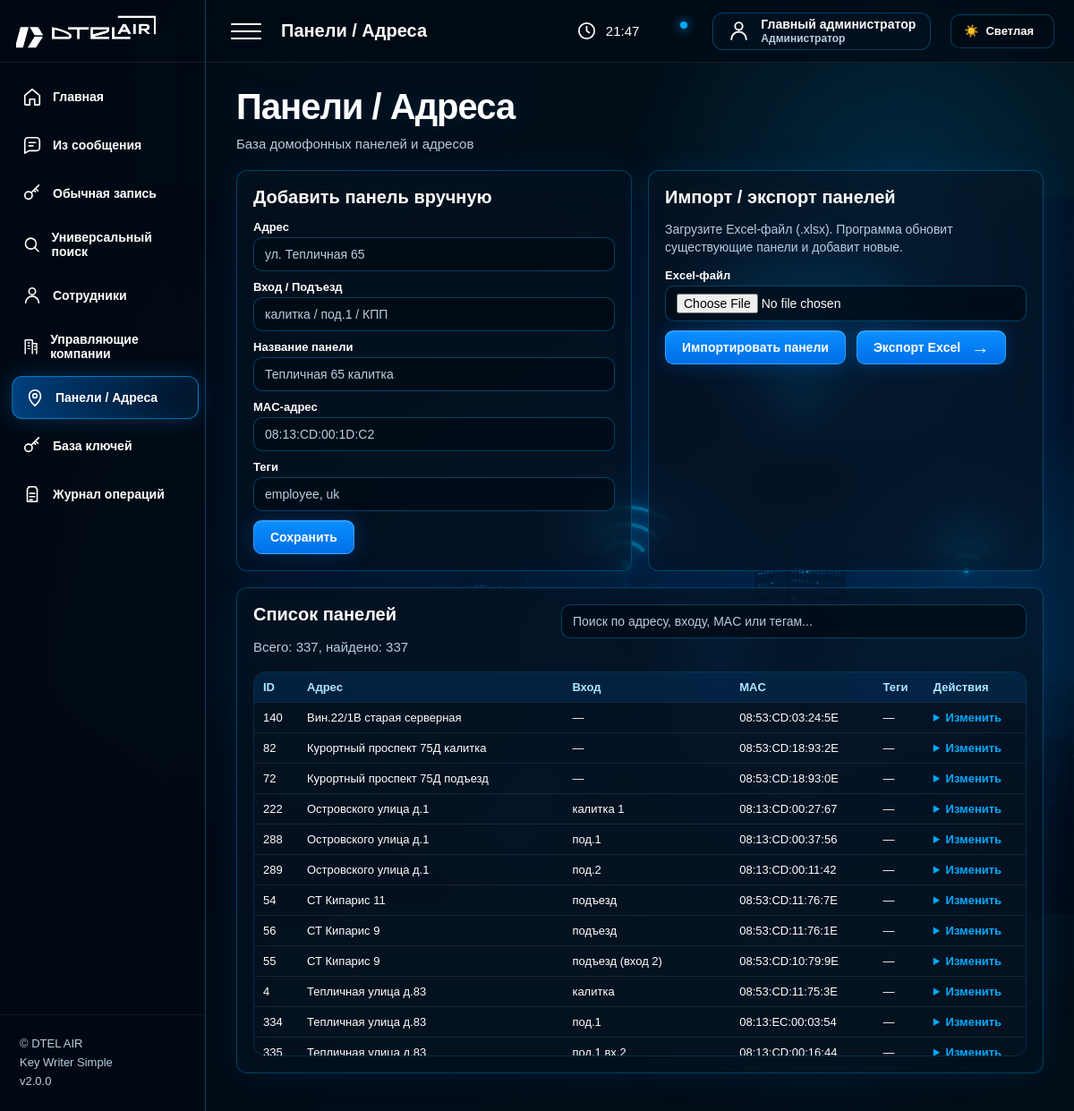
The app's page /panels (signed in) with its own data.
### tables this page shows
CREATE TABLE panels (
            id INTEGER PRIMARY KEY AUTOINCREMENT,
            address TEXT NOT NULL,
            entrance TEXT DEFAULT '',
            name TEXT NOT NULL,
            mac TEXT UNIQUE NOT NULL,
            tags TEXT DEFAULT '',
            enabled INTEGER DEFAULT 1,
            created_at TEXT DEFAULT CURRENT_TIMESTAMP
        );

### app/routers/panels.py (the view)
@router.get("/panels", response_class=HTMLResponse)
def panels_page(request: Request):
    return templates.TemplateResponse(
        "panels.html",
        {
            "request": request,
            "panels": get_enabled_panels(),
        },
    )

### app/templates/panels.html (shortened to what this page needs)
{% extends 'base.html' %}
{% block page_name %}Панели / Адреса{% endblock %}
{% block content %}
<div class="hero-title">
    <h1>Панели / Адреса</h1>
    <p class="subtitle">База домофонных панелей и адресов</p>
</div>
<div class="panels-top-grid">
    <div class="panel">
        <h2>Добавить панель вручную</h2>
        <form method="post" action="/panels/add">
            <label>Адрес</label>
            <input name="address" placeholder="ул. Тепличная 65" required>
            <label>Вход / Подъезд</label>
            <input name="entrance" placeholder="калитка / под.1 / КПП">
            <label>Название панели</label>
            <input name="name" placeholder="Тепличная 65 калитка" required>
            <label>MAC-адрес</label>
            <input name="mac" placeholder="08:13:CD:00:1D:C2" required>
            <label>Теги</label>
            <input name="tags" placeholder="employee, uk">
            <button type="submit">Сохранить</button>
        </form>
    </div>
    <div class="panel">
        <h2>Импорт / экспорт панелей</h2>
        <p class="panels-help">
            Загрузите Excel-файл (.xlsx). Программа обновит существующие панели и добавит новые.
        </p>
        <form method="post" action="/panels/import" enctype="multipart/form-data">
            <label>Excel-файл</label>
            <input type="file" name="file" accept=".xlsx,.xls,.xlsm" required>
            <div class="import-export-actions">
                <button type="submit">Импортировать панели</button>
                <a href="/panels/export" class="btn">
                    Экспорт Excel
                </a>
            </div>
        </form>
    </div>
</div>
<div class="panel panels-list-panel">
    <div class="panel-list-head">
        <div>
            <h2>Список панелей</h2>
            <p class="subtitle">
                Всего: <span id="panelsTotal">{{ panels|length }}</span>,
                найдено: <span id="panelsFound">{{ panels|length }}</span>
            </p>
        </div>
        <div class="panel-search">
            <input
                type="text"
                id="panelSearch"
                placeholder="Поиск по адресу, входу, MAC или тегам..."
                autocomplete="off"
            >
        </div>
    </div>
    <div class="table-scroll">
        <table id="panelsTable">
            <thead>
            <tr>
                <th>ID</th>
                <th>Адрес</th>
                <th>Вход</th>
                <th>MAC</th>
                <th>Теги</th>
                <th>Действия</th>
            </tr>
            </thead>
            <tbody>
            {% for p in panels %}
            <tr>
                <td>{{ p.id }}</td>
                <td>{{ p.address }}</td>
                <td>{{ p.entrance or '—' }}</td>
                <td>{{ p.mac }}</td>
                <td>{{ p.tags or '—' }}</td>
                <td>
                    <details class="row-actions">
                        <summary>Изменить</summary>
                    </details>
                </td>
            </tr>
            {% endfor %}
            </tbody>
        </table>
    </div>
</div>
{% endblock %}

### app/templates/base.html (shortened to what this page needs)
<!DOCTYPE html>
<html lang="ru">
<head>
    <link rel="stylesheet" href="/static/css/style.css">
</head>
<body>
<div class="app-shell">
    <aside class="sidebar">
        <div class="brand">
            <img src="/static/img/logo.png" alt="DTEL AIR">
        </div>
        <nav class="sidebar-nav">
            <a class="nav-item" href="/">
                <svg viewBox="0 0 24 24"><path d="M3 10.5 12 3l9 7.5V21a1 1 0 0 1-1 1h-5v-7H9v7H4a1 1 0 0 1-1-1z"/></svg>
                <span>Главная</span>
            </a>
            <a class="nav-item" href="/message">
                <svg viewBox="0 0 24 24"><path d="M21 15a4 4 0 0 1-4 4H8l-5 3V7a4 4 0 0 1 4-4h10a4 4 0 0 1 4 4z"/><path d="M8 9h8M8 13h5"/></svg>
                <span>Из сообщения</span>
            </a>
            <a class="nav-item" href="/write/manual">
                <svg viewBox="0 0 24 24"><circle cx="7.5" cy="14.5" r="4.5"/><path d="m11 11 9-9M16 6l3 3M14 8l2 2"/></svg>
                <span>Обычная запись</span>
            </a>
            <a class="nav-item" href="/search">
                <svg viewBox="0 0 24 24"><circle cx="11" cy="11" r="7"/><path d="m16.5 16.5 4.5 4.5"/></svg>
                <span>Универсальный поиск</span>
            </a>
            <a class="nav-item" href="/employees">
                <svg viewBox="0 0 24 24"><path d="M20 21a8 8 0 0 0-16 0"/><circle cx="12" cy="7" r="4"/></svg>
                <span>Сотрудники</span>
            </a>
            <a class="nav-item" href="/uk">
                <svg viewBox="0 0 24 24"><path d="M4 22V3h10v19M14 8h6v14"/><path d="M8 7h2M8 11h2M8 15h2M17 12h1M17 16h1"/></svg>
                <span>Управляющие компании</span>
            </a>
            <a class="nav-item" href="/panels">
                <svg viewBox="0 0 24 24"><path d="M12 22s7-6.2 7-12a7 7 0 0 0-14 0c0 5.8 7 12 7 12z"/><circle cx="12" cy="10" r="2.5"/></svg>
                <span>Панели / Адреса</span>
            </a>
            <a class="nav-item" href="/keys">
                <svg viewBox="0 0 24 24"><circle cx="7.5" cy="14.5" r="4.5"/><path d="m11 11 9-9M16 6l3 3M14 8l2 2"/></svg>
                <span>База ключей</span>
            </a>
            <a class="nav-item" href="/log">
                <svg viewBox="0 0 24 24"><path d="M8 3h8l2 3v15H6V6z"/><path d="M9 11h6M9 15h6M9 19h3"/></svg>
                <span>Журнал операций</span>
            </a>
        </nav>
        <div class="sidebar-footer">
            <div>© DTEL AIR</div>
            <div>Key Writer Simple</div>
            <div>v2.0.0</div>
        </div>
    </aside>
    <main class="main">
        <header class="topbar">
            <div class="topbar-left">
                <div class="burger">
                    <span></span>
                    <span></span>
                    <span></span>
                </div>
                <div class="top-title">
                    {% block page_name %}Панель управления{% endblock %}
                </div>
            </div>
            <div class="topbar-right">
                <div class="top-info">
                    <svg viewBox="0 0 24 24">
                        <circle cx="12" cy="12" r="9"/>
                        <path d="M12 7v5l3 2"/>
                    </svg>
                    <span id="live-time">--:--</span>
                </div>
                <div class="notify">
                    <i></i>
                </div>
                <a class="user-pill" href="/logout" title="Выйти из системы">
                    <svg viewBox="0 0 24 24">
                        <path d="M20 21a8 8 0 0 0-16 0"/>
                        <circle cx="12" cy="7" r="4"/>
                    </svg>
                    <span class="user-pill-text">
                        <b>
                            {% if current_user(request) %}
                                {{ current_user(request)["full_name"] }}
                            {% else %}
                                Пользователь
                            {% endif %}
                        </b>
                        <small>
                            {% if current_user(request) %}
                                {% if current_user(request)["role"] == "admin" %}
                                    Администратор
                                {% else %}
                                    Оператор
                                {% endif %}
                            {% else %}
                                Гость
                            {% endif %}
                        </small>
                    </span>
                </a>
                <button type="button" class="theme-toggle theme-icon-only" id="themeToggle">
                    <span class="theme-icon">☀️</span>
                    <span class="theme-text">Светлая</span>
                </button>
            </div>
        </header>
        <section class="content">
            {% block content %}{% endblock %}
        </section>
    </main>
</div>
</body>
</html>

### app/static/css/base.css (style rules this page uses)
* { box-sizing: border-box; }
:root { --sidebar-width: 230px; --bg-color: #02111a; --text: #ffffff; --text-strong: #ffffff; --muted: #b8cde0; --panel: rgba(6, 20, 34, 0.58); --panel-strong: rgba(0, 10, 20, 0.72); --line: rgba(0, 170, 255, 0.32); --line-soft: rgba(0, 170, 255, 0.20); --soft: rgba(255, 255, 255, 0.08); --blue: #00aaff; --blue-2: #0b8fff; --green: #2cff9a; --red: #ff4a5f; --yellow: #ffc400; --field-bg: rgba(0, 10, 20, 0.72); --field-text: #ffffff; --field-border: rgba(0, 170, 255, 0.34); --hover-bg: rgba(0, 170, 255, 0.08); --hover-text: #ffffff; --shadow-panel: inset 0 0 26px rgba(0, 170, 255, 0.035), 0 0 34px rgba(0, 90, 170, 0.16); }
html, body { margin: 0; min-height: 100%; font-family: Arial, Helvetica, sans-serif; color: var(--text); background: linear-gradient( 90deg, rgba(0, 8, 17, 0.90) 0%, rgba(0, 12, 25, 0.62) 34%, rgba(0, 12, 25, 0.25) 66%, rgba(0, 12, 25, 0.04) 100% ), linear-gradient( 180deg, rgba(0, 8, 17, 0.08), rgba(0, 8, 17, 0.35) ), url("/static/img/hero.png") right center / contain fixed no-repeat; background-color: var(--bg-color); }
body::before { content: ""; position: fixed; inset: 0; pointer-events: none; background: radial-gradient(circle at 84% 18%, rgba(0, 170, 255, 0.18), transparent 22%), radial-gradient(circle at 76% 74%, rgba(0, 150, 255, 0.12), transparent 28%), radial-gradient(circle at 95% 52%, rgba(0, 190, 255, 0.08), transparent 20%); z-index: 0; }
h1 { margin: 0 0 10px; color: var(--text-strong); font-size: 40px; line-height: 1.05; font-weight: 900; letter-spacing: -1px; text-shadow: 0 0 24px rgba(0, 140, 255, 0.16); }
h2 { margin: 0 0 14px; color: var(--text-strong); font-size: 18px; }
p { margin: 0; }
.subtitle { margin: 0; color: var(--muted); font-size: 15px; line-height: 1.45; }

### app/static/css/components.css (style rules this page uses)
.panel, .card { background: var(--panel); color: var(--text); border: 1px solid var(--line); border-radius: 12px; backdrop-filter: blur(22px); box-shadow: var(--shadow-panel); transition: 0.22s; }
.panel { padding: 18px; }
.btn, button, input[type="submit"] { min-height: 38px; display: inline-flex; align-items: center; justify-content: center; gap: 12px; padding: 0 18px; color: #ffffff; background: linear-gradient(180deg, #0b8fff, #006ee8); border: 1px solid rgba(90, 205, 255, 0.45); border-radius: 9px; font-size: 14px; font-weight: 800; text-decoration: none; cursor: pointer; box-shadow: inset 0 1px 0 rgba(255, 255, 255, 0.16), 0 0 22px rgba(0, 120, 255, 0.28); transition: 0.18s; }
.btn::after { content: "→"; font-size: 20px; line-height: 1; }
.panel-head, .panel-list-head, .panels-head { display: flex; align-items: flex-start; justify-content: space-between; gap: 18px; flex-wrap: wrap; margin-bottom: 16px; }
.panel-search { width: min(520px, 100%); min-width: 280px; margin: 0; }
.panel-search input { width: 100%; margin: 0; }
.theme-toggle { min-height: 38px; padding: 0 14px; gap: 8px; color: var(--text); background: rgba(0, 10, 20, 0.45); border: 1px solid var(--line); border-radius: 10px; font-size: 13px; box-shadow: none; }
.theme-toggle::after { content: ""; }

### app/static/css/forms.css (style rules this page uses)
label { display: block; margin-bottom: 4px; color: var(--text-strong); font-size: 13px; font-weight: 800; }
input, textarea, select { width: 100%; min-height: 38px; margin-bottom: 10px; padding: 8px 12px; border-radius: 10px; outline: none; color: var(--field-text); background: var(--field-bg); border: 1px solid var(--field-border); font-size: 14px; transition: background .2s, color .2s, border-color .2s, box-shadow .2s; }
input::placeholder, textarea::placeholder { color: var(--muted); }

### app/static/css/tables.css (style rules this page uses)
table { width: 100%; border-collapse: collapse; overflow: hidden; border-radius: 14px; background: var(--panel); color: var(--text); border: 1px solid var(--line-soft); }
th, td { padding: 9px 10px; text-align: left; font-size: 13px; border-bottom: 1px solid var(--soft); transition: 0.18s; }
th { color: #aee7ff; background: rgba(0, 116, 220, 0.17); }
td { color: var(--text); }
.row-actions summary { cursor: pointer; color: var(--blue); font-weight: 800; transition: 0.18s; }

### app/static/css/scroll.css (style rules this page uses)
.custom-scroll, .table-scroll, .employee-panel-list, .employees-cards-grid, .employee-panel-list-grid, .preview-panel-list, .uk-panel-list { scrollbar-width: thin; scrollbar-color: rgba(0, 170, 255, .55) rgba(0, 10, 20, .45); }
.table-scroll { width: 100%; max-height: 430px; overflow: auto; border-radius: 14px; border: 1px solid var(--line-soft); }
.table-scroll table { border: none; border-radius: 0; }
.table-scroll th { position: sticky; top: 0; z-index: 3; }

### records on screen
panels: id "140", address "Вин.22/1В старая серверная", entrance "—", mac "08:53:CD:03:24:5E", tags "—"
panels: id "82", address "Курортный проспект 75Д калитка", entrance "—", mac "08:53:CD:18:93:2E", tags "—"
panels: id "72", address "Курортный проспект 75Д подъезд", entrance "—", mac "08:53:CD:18:93:0E", tags "—"
panels: id "222", address "Островского улица д.1", entrance "калитка 1", mac "08:13:CD:00:27:67", tags "—"
panels: id "288", address "Островского улица д.1", entrance "под.1", mac "08:13:CD:00:37:56", tags "—"
panels: id "289", address "Островского улица д.1", entrance "под.2", mac "08:13:CD:00:11:42", tags "—"
panels: id "54", address "СТ Кипарис 11", entrance "подъезд", mac "08:53:CD:11:76:7E", tags "—"
panels: id "56", address "СТ Кипарис 9", entrance "подъезд", mac "08:53:CD:11:76:1E", tags "—"
panels: id "55", address "СТ Кипарис 9", entrance "подъезд (вход 2)", mac "08:53:CD:10:79:9E", tags "—"
panels: id "4", address "Тепличная улица д.83", entrance "калитка", mac "08:53:CD:11:75:3E", tags "—"
panels: id "334", address "Тепличная улица д.83", entrance "под.1", mac "08:13:EC:00:03:54", tags "—"
panels: id "335", address "Тепличная улица д.83", entrance "под.1 вх.2", mac "08:13:CD:00:16:44", tags "—"

### other values on screen
{{ current_user(request)["full_name"] }} "Главный администратор"
{{ panels|length }} "337"
